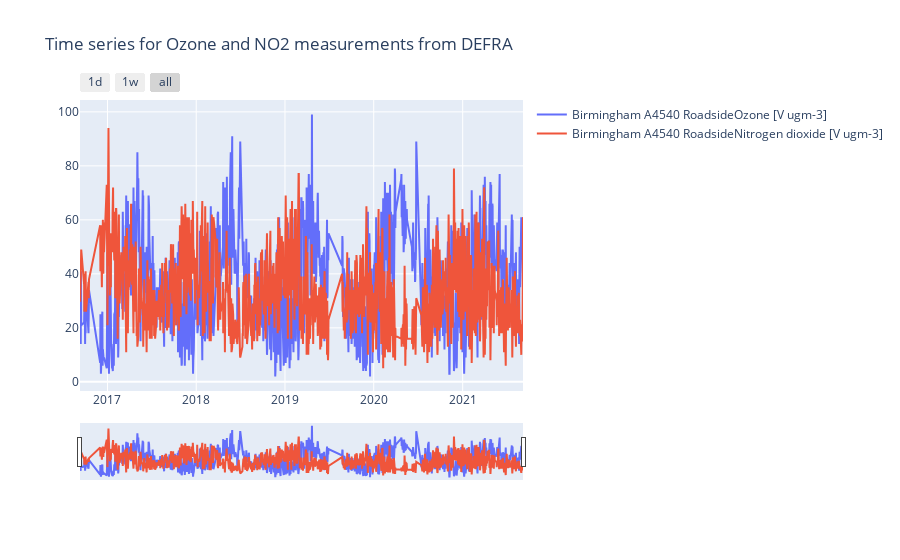

Write notebook code for a chart like this one.
### Code cell
# Create figure
fig = go.Figure()


df_t = df.loc[sensorkeys[0]]
fig.add_trace(go.Scatter(x=list(df_t.index), y=list(df_t['Ozone [N ugm-3]']), name= str(sensorkeys[0]) + 'Ozone [V ugm-3]'))
fig.add_trace(go.Scatter(x=list(df_t.index), y=list(df_t['Nitrogen dioxide [N ugm-3]']), name= str(sensorkeys[0]) + 'Nitrogen dioxide [V ugm-3]'))

# Set title
fig.update_layout(
    title_text="Time series for Ozone and NO2 measurements from DEFRA"
)

# Add range slider
fig.update_layout(
    xaxis=dict(
        rangeselector=dict(
            buttons=list([
                dict(count=1,
                    label="1d",
                    step="day",
                    stepmode="backward"),
                dict(count=7,
                    label="1w",
                    step="day",
                    stepmode="backward"),
                dict(step="all")
            ])
        ),
        rangeslider=dict(
            visible=True
        ),
        type="date"
    ),
    yaxis=dict(
    autorange = True,
    fixedrange= False
    )
)

fig.show()

### Figure 1 — Plotly figure (JSON) as saved in the notebook; plotly's stock layout.template omitted (floating-point values rounded to 4 significant figures; data arrays with more than 128 entries replaced by an {"elided": "..."} marker saying what was removed)
{"data": [{"name": "Birmingham A4540 RoadsideOzone [V ugm-3]", "type": "scatter", "x": {"elided": "1524 str values"}, "y": {"elided": "1524 int values"}}, {"name": "Birmingham A4540 RoadsideNitrogen dioxide [V ugm-3]", "type": "scatter", "x": {"elided": "1524 str values"}, "y": {"elided": "1524 int values"}}], "layout": {"title": {"text": "Time series for Ozone and NO2 measurements from DEFRA"}, "xaxis": {"rangeselector": {"buttons": [{"count": 1, "label": "1d", "step": "day", "stepmode": "backward"}, {"count": 7, "label": "1w", "step": "day", "stepmode": "backward"}, {"step": "all"}]}, "rangeslider": {"visible": true}, "type": "date"}, "yaxis": {"autorange": true, "fixedrange": false}}}
